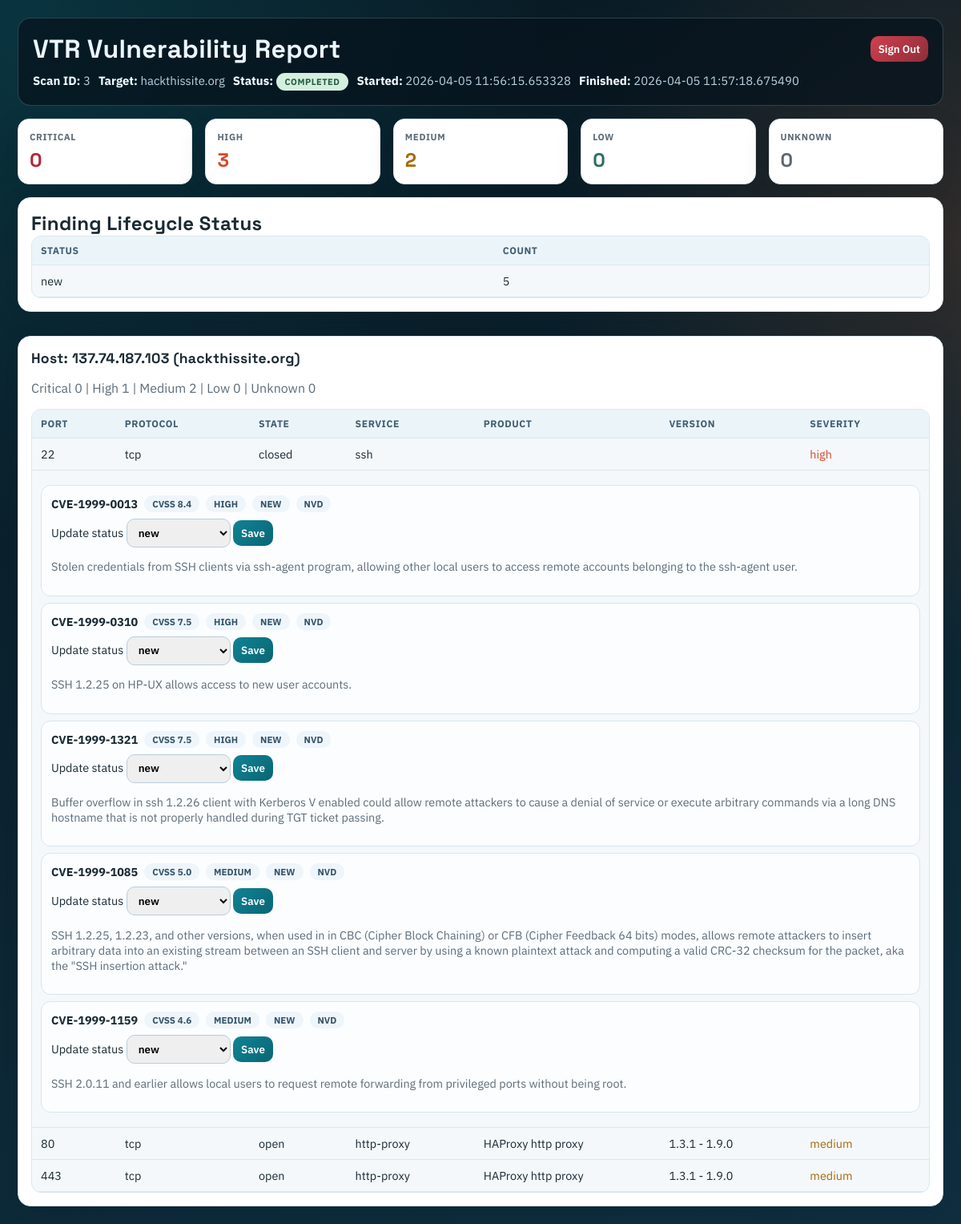
/report/3 (signed in), run on the app's committed database.
### app/models.py (models this page shows)
class Scan(db.Model):
    __tablename__ = "scans"
    id = db.Column(db.Integer, primary_key=True)
    target = db.Column(db.String(256), nullable=False)
    started_at = db.Column(db.DateTime, default=datetime.utcnow)
    finished_at = db.Column(db.DateTime, nullable=True)
    raw_xml = db.Column(db.Text, nullable=True)  # optional: keep xml for debugging
    hosts = db.relationship("Host", backref="scan", cascade="all, delete-orphan")
    findings = db.relationship("VulnerabilityFinding", backref="scan", cascade="all, delete-orphan")

class Host(db.Model):
    __tablename__ = "hosts"
    id = db.Column(db.Integer, primary_key=True)
    scan_id = db.Column(db.Integer, db.ForeignKey("scans.id"), nullable=False)
    ip = db.Column(db.String(64), nullable=False)
    hostname = db.Column(db.String(256), nullable=True)
    services = db.relationship("Service", backref="host", cascade="all, delete-orphan")
    findings = db.relationship("VulnerabilityFinding", backref="host", cascade="all, delete-orphan")

class Service(db.Model):
    __tablename__ = "services"
    id = db.Column(db.Integer, primary_key=True)
    host_id = db.Column(db.Integer, db.ForeignKey("hosts.id"), nullable=False)
    port = db.Column(db.Integer, nullable=False)
    protocol = db.Column(db.String(16), nullable=False)
    state = db.Column(db.String(32), nullable=True)
    service_name = db.Column(db.String(128), nullable=True)
    product = db.Column(db.String(256), nullable=True)
    version = db.Column(db.String(128), nullable=True)
    findings = db.relationship("VulnerabilityFinding", backref="service", cascade="all, delete-orphan")

class VulnerabilityFinding(db.Model):
    __tablename__ = "vulnerability_findings"
    id = db.Column(db.Integer, primary_key=True)
    scan_id = db.Column(db.Integer, db.ForeignKey("scans.id"), nullable=False)
    host_id = db.Column(db.Integer, db.ForeignKey("hosts.id"), nullable=False)
    service_id = db.Column(db.Integer, db.ForeignKey("services.id"), nullable=False)
    cve_id = db.Column(db.String(32), nullable=False)
    description = db.Column(db.Text, nullable=True)
    cvss_score = db.Column(db.Float, nullable=True)
    severity = db.Column(db.String(16), nullable=False)
    source = db.Column(db.String(32), nullable=False, default="nvd")
    status = db.Column(db.String(32), nullable=False, default="new")
    first_seen_at = db.Column(db.DateTime, default=datetime.utcnow)
    last_seen_at = db.Column(db.DateTime, default=datetime.utcnow)

### app/routes.py (the view)
@main.route("/report/<int:scan_id>")
@login_required
def report(scan_id):
    scan = Scan.query.get_or_404(scan_id)
    status = _scan_status(scan)
    error_message = _scan_error(scan)
    hosts = []
    counts = {"critical": 0, "high": 0, "medium": 0, "low": 0, "unknown": 0}
    finding_counts_by_status = {}
    findings_by_service_id = {}
    for finding in scan.findings:
        findings_by_service_id.setdefault(finding.service_id, []).append(finding)
        finding_status = (finding.status or "new").lower()
        finding_counts_by_status[finding_status] = finding_counts_by_status.get(finding_status, 0) + 1
        sev = (finding.severity or "unknown").lower()
        if sev not in counts:
            sev = "unknown"
        counts[sev] += 1
    for h in scan.hosts:
        host_services = []
        host_counts = {"critical": 0, "high": 0, "medium": 0, "low": 0, "unknown": 0}
        for s in h.services:
            service_findings = findings_by_service_id.get(s.id, [])
            service_severity = _classify_service_severity(
                {
                    "port": s.port,
                    "state": s.state,
                    "service": s.service_name,
                }
            )
            if service_findings:
                scored = [f.cvss_score for f in service_findings if f.cvss_score is not None]
                best_score = max(scored) if scored else None
                service_severity = _severity_from_score(best_score)
                host_counts[service_severity if service_severity in host_counts else "unknown"] += 1
            else:
                host_counts[service_severity] += 1
            host_services.append(
                {
                    "port": s.port,
                    "protocol": s.protocol,
                    "state": s.state,
                    "service": s.service_name,
                    "product": s.product,
                    "version": s.version,
                    "severity": service_severity,
                    "findings": [
                        {
                            "id": f.id,
                            "cve_id": f.cve_id,
                            "cvss_score": f.cvss_score,
                            "severity": f.severity,
                            "status": f.status,
                            "source": f.source,
                            "description": f.description,
                        }
                        for f in service_findings
                    ],
                }
            )
        hosts.append({
            "ip": h.ip,
            "hostname": h.hostname,
            "services": host_services,
            "counts": host_counts,
        })
    return render_template(
        "report.html",
        scan=scan,
        hosts=hosts,
        counts=counts,
        status=status,
        error_message=error_message,
        finding_counts_by_status=finding_counts_by_status,
    )

### app/routes.py (called while the page is built)
def _classify_service_severity(service):
    state = (service.get("state") or "").lower()
    if state != "open":
        return "low"
    port = service.get("port") or 0
    service_name = (service.get("service_name") or service.get("service") or "").lower()
    if port in _CRITICAL_PORTS or service_name in _CRITICAL_SERVICES:
        return "critical"
    if port in _HIGH_PORTS or service_name in _HIGH_SERVICES:
        return "high"
    if port > 0:
        return "medium"
    return "low"

def _scan_status(scan):
    raw_xml = scan.raw_xml or ""
    if scan.finished_at is None:
        if raw_xml.startswith("STATUS:RUNNING"):
            return "running"
        return "queued"
    if "\n\nERROR:" in raw_xml or raw_xml.startswith("ERROR:"):
        return "failed"
    return "completed"

def _scan_error(scan):
    raw_xml = scan.raw_xml or ""
    marker = "ERROR:"
    idx = raw_xml.rfind(marker)
    if idx == -1:
        return None
    return raw_xml[idx + len(marker):].strip() or "Unknown scan error"

def _severity_from_score(score):
    if score is None:
        return "unknown"
    if score >= 9.0:
        return "critical"
    if score >= 7.0:
        return "high"
    if score >= 4.0:
        return "medium"
    return "low"

def _is_authenticated():
    return bool(session.get("authenticated"))

def login_required(view_func):
    @wraps(view_func)
    def wrapper(*args, **kwargs):
        if _is_authenticated():
            return view_func(*args, **kwargs)
        flash("Please sign in to continue", "danger")
        return redirect(url_for("main.login", next=request.path))
    return wrapper

### app/templates/report.html (shortened to what this page needs)
<!doctype html>
<html>
<head>
</head>
<body>
  <div class="layout">
    <header class="header">
      <div class="header-top">
        <h1>VTR Vulnerability Report</h1>
        <form action="{{ url_for('main.logout') }}" method="post">
          <button class="signout" type="submit">Sign Out</button>
        </form>
      </div>
      <div class="meta">
        <span><strong>Scan ID:</strong> {{ scan.id }}</span>
        <span><strong>Target:</strong> {{ scan.target }}</span>
        <span><strong>Status:</strong> <span class="badge {{ status }}">{{ status }}</span></span>
        <span><strong>Started:</strong> {{ scan.started_at }}</span>
        <span><strong>Finished:</strong> {{ scan.finished_at or "Not finished" }}</span>
      </div>
    </header>
    <section class="grid">
      <article class="sev-card"><div class="label">Critical</div><div class="value sev-critical">{{ counts.critical }}</div></article>
      <article class="sev-card"><div class="label">High</div><div class="value sev-high">{{ counts.high }}</div></article>
      <article class="sev-card"><div class="label">Medium</div><div class="value sev-medium">{{ counts.medium }}</div></article>
      <article class="sev-card"><div class="label">Low</div><div class="value sev-low">{{ counts.low }}</div></article>
      <article class="sev-card"><div class="label">Unknown</div><div class="value sev-unknown">{{ counts.unknown }}</div></article>
    </section>
    {% if finding_counts_by_status %}
      <section class="panel">
        <h2>Finding Lifecycle Status</h2>
        <div class="status-table-wrap">
          <table>
            <thead><tr><th>Status</th><th>Count</th></tr></thead>
            <tbody>
              {% for key, value in finding_counts_by_status.items() %}
                <tr>
                  <td>{{ key }}</td>
                  <td>{{ value }}</td>
                </tr>
              {% endfor %}
            </tbody>
          </table>
        </div>
      </section>
    {% endif %}
    {% if hosts %}
      {% for host in hosts %}
        <section class="panel">
          <h2 class="host-title">Host: {{ host.ip }} {% if host.hostname %}({{ host.hostname }}){% endif %}</h2>
          <p class="muted">
            Critical {{ host.counts.critical }} |
            High {{ host.counts.high }} |
            Medium {{ host.counts.medium }} |
            Low {{ host.counts.low }} |
            Unknown {{ host.counts.unknown }}
          </p>
          <div class="service-table-wrap">
            <table>
              <thead><tr><th>Port</th><th>Protocol</th><th>State</th><th>Service</th><th>Product</th><th>Version</th><th>Severity</th></tr></thead>
              <tbody>
                {% for svc in host.services %}
                <tr>
                  <td>{{ svc.port }}</td>
                  <td>{{ svc.protocol }}</td>
                  <td>{{ svc.state }}</td>
                  <td>{{ svc.service }}</td>
                  <td>{{ svc.product or "" }}</td>
                  <td>{{ svc.version or "" }}</td>
                  <td class="sev-{{ svc.severity }}">{{ svc.severity }}</td>
                </tr>
                {% if svc.findings %}
                <tr>
                  <td colspan="7">
                    {% for finding in svc.findings %}
                      <div class="finding-card">
                        <div class="finding-top">
                          <strong>{{ finding.cve_id }}</strong>
                          <span class="chip">CVSS {{ finding.cvss_score if finding.cvss_score is not none else "N/A" }}</span>
                          <span class="chip">{{ finding.severity }}</span>
                          <span class="chip">{{ finding.status }}</span>
                          <span class="chip">{{ finding.source }}</span>
                        </div>
                        <form action="{{ url_for('main.update_finding_status', finding_id=finding.id) }}" method="post">
                          <label>
                            Update status
                            <select name="status">
                              <option value="new" {% if finding.status == 'new' %}selected{% endif %}>new</option>
                            </select>
                          </label>
                          <button type="submit">Save</button>
                        </form>
                        {% if finding.description %}
                          <p class="muted">{{ finding.description }}</p>
                        {% endif %}
                      </div>
                    {% endfor %}
                  </td>
                </tr>
                {% endif %}
                {% endfor %}
              </tbody>
            </table>
          </div>
        </section>
      {% endfor %}
    {% else %}
      <section class="panel">
        <p>No hosts discovered.</p>
      </section>
    {% endif %}
  </div>
</body>
</html>

### app/templates/report.html (style rules this page uses)
:root { --bg-main: #081922; --bg-accent: #0f2f40; --panel: #ffffff; --panel-soft: #f4f8fb; --text-main: #1a2a33; --text-soft: #5d6c78; --brand: #0f8395; --brand-strong: #0a6674; --critical: #b32735; --high: #d74825; --medium: #a86800; --low: #2e6d5d; --unknown: #5f6870; --border: #dbe6ee; --shadow: 0 12px 34px rgba(6, 20, 29, 0.14); }
* { box-sizing: border-box; }
body { margin: 0; min-height: 100vh; padding: 22px; font-family: "IBM Plex Sans", sans-serif; color: var(--text-main); background: radial-gradient(circle at 0% 0%, rgba(13, 140, 157, 0.24), transparent 35%), radial-gradient(circle at 100% 20%, rgba(222, 99, 35, 0.18), transparent 30%), linear-gradient(160deg, var(--bg-main), var(--bg-accent)); }
.layout { max-width: 1180px; margin: 0 auto; display: grid; gap: 16px; }
.header { border-radius: 16px; background: rgba(6, 19, 29, 0.72); color: #ecf7ff; border: 1px solid rgba(184, 217, 232, 0.22); padding: 18px; display: grid; gap: 10px; animation: reveal 420ms ease; }
.header-top { display: flex; justify-content: space-between; align-items: center; gap: 12px; flex-wrap: wrap; }
h1, h2 { margin: 0; font-family: "Space Grotesk", sans-serif; letter-spacing: 0.3px; }
.meta { display: flex; flex-wrap: wrap; gap: 10px; color: #b9d2df; font-size: 0.93rem; }
.meta strong { color: #f2fbff; }
.badge { display: inline-block; padding: 4px 11px; border-radius: 999px; font-size: 11px; font-weight: 700; text-transform: uppercase; letter-spacing: 0.5px; }
.completed { background: #d5efdf; color: #235e43; }
.grid { display: grid; gap: 16px; grid-template-columns: repeat(5, minmax(120px, 1fr)); animation: reveal 460ms ease; }
.sev-card { background: var(--panel); border: 1px solid var(--border); border-radius: 14px; padding: 14px; box-shadow: var(--shadow); }
.sev-card .label { text-transform: uppercase; letter-spacing: 0.6px; font-size: 0.72rem; color: var(--text-soft); margin-bottom: 6px; font-weight: 700; }
.sev-card .value { font-size: 1.5rem; font-family: "Space Grotesk", sans-serif; font-weight: 700; }
.sev-critical { color: var(--critical); }
.sev-high { color: var(--high); }
.sev-medium { color: var(--medium); }
.sev-low { color: var(--low); }
.sev-unknown { color: var(--unknown); }
.panel { background: var(--panel); border: 1px solid var(--border); border-radius: 16px; padding: 16px; box-shadow: var(--shadow); animation: reveal 500ms ease; }
.panel + .panel { margin-top: 14px; }
.muted { color: var(--text-soft); }
.status-table-wrap, .service-table-wrap { overflow-x: auto; border: 1px solid var(--border); border-radius: 12px; background: var(--panel-soft); }
table { width: 100%; border-collapse: collapse; min-width: 720px; }
th, td { padding: 10px 11px; text-align: left; border-bottom: 1px solid #dbe6ee; font-size: 0.9rem; vertical-align: top; }
th { font-size: 0.76rem; text-transform: uppercase; letter-spacing: 0.58px; background: #ebf4f9; color: #415f70; }
.host-title { margin: 0 0 8px; font-size: 1.1rem; }
.finding-card { border: 1px solid #d8e5ef; border-radius: 12px; padding: 12px; margin: 8px 0; background: #fbfdff; }
.finding-top { display: flex; flex-wrap: wrap; gap: 8px; align-items: center; margin-bottom: 8px; font-size: 0.9rem; }
.chip { display: inline-block; border-radius: 999px; padding: 3px 10px; font-size: 0.72rem; font-weight: 700; text-transform: uppercase; background: #eef5fb; color: #355468; }
select, button { border-radius: 10px; border: 1px solid #b9cddb; padding: 7px 10px; font-weight: 600; font-family: inherit; }
button { color: #fff; border: none; background: linear-gradient(135deg, var(--brand), var(--brand-strong)); cursor: pointer; }
.signout { background: linear-gradient(135deg, #cf4050, #8f2d38); }

### data on the page
Scan: id "3", target "hackthissite.org", started_at "2026-04-05 11:56:15.653328", finished_at "2026-04-05 11:57:18.675490"
Host: ip "137.74.187.103", hostname "hackthissite.org", counts.critical "0", counts.high "1", counts.medium "2", counts.low "0", counts.unknown "0"
Service: port "22", protocol "tcp", state "closed", service "ssh", severity "high"
VulnerabilityFinding: cve_id "CVE-1999-0013", cvss_score "8.4", severity "HIGH", status "NEW", source "NVD", status "new", description "Stolen credentials from SSH clients via ssh-agent program, allowing other local users to access remote accounts belonging to the ssh-agent user."
VulnerabilityFinding: cve_id "CVE-1999-0310", cvss_score "7.5", severity "HIGH", status "NEW", source "NVD", status "new", description "SSH 1.2.25 on HP-UX allows access to new user accounts."
VulnerabilityFinding: cve_id "CVE-1999-1321", cvss_score "7.5", severity "HIGH", status "NEW", source "NVD", status "new", description "Buffer overflow in ssh 1.2.26 client with Kerberos V enabled could allow remote attackers to cause a denial of service or execute arbitrary commands via a long DNS hostname that is not properly handled during TGT ticket passing."
VulnerabilityFinding: cve_id "CVE-1999-1085", cvss_score "5.0", severity "MEDIUM", status "NEW", source "NVD", status "new", description "SSH 1.2.25, 1.2.23, and other versions, when used in in CBC (Cipher Block Chaining) or CFB (Cipher Feedback 64 bits) modes, allows remote attackers to insert arbitrary data into an existing stream between an SSH client and server by using a known plaintext attack and computing a valid CRC-32 checksum for the packet, aka the \"SSH insertion attack.\""
VulnerabilityFinding: cve_id "CVE-1999-1159", cvss_score "4.6", severity "MEDIUM", status "NEW", source "NVD", status "new", description "SSH 2.0.11 and earlier allows local users to request remote forwarding from privileged ports without being root."
Service: port "80", protocol "tcp", state "open", service "http-proxy", product "HAProxy http proxy", version "1.3.1 - 1.9.0", severity "medium"
Service: port "443", protocol "tcp", state "open", service "http-proxy", product "HAProxy http proxy", version "1.3.1 - 1.9.0", severity "medium"

### other printed values
{{ status }} "COMPLETED"
{{ counts.critical }} "0"
{{ counts.high }} "3"
{{ counts.medium }} "2"
{{ counts.low }} "0"
{{ counts.unknown }} "0"
{{ key }} "new"
{{ value }} "5"
